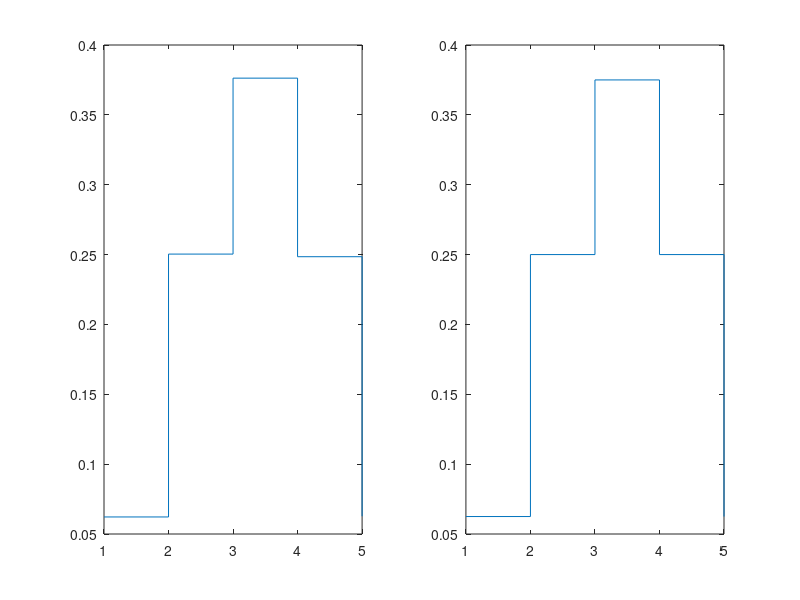

Here is the MATLAB script that generated this plot:

n_exp = 1e5;
x = [0 1 2 3 4]; # S(X)

exp = randi([0 1], 4, n_exp); #0-cara 1-coroa
fd = zeros(1, 5); #funçao distribuiçao

for(i=1:n_exp)
  fd(sum(exp(:, i))+1)++;
end

fd /= n_exp; # fd = nº vezes que sairam x coras / nº experiencias
subplot(1, 2, 1);
stairs(fd);

e_x = sum(x.*fd) # E[X] - Valor esperado / media
var_x = sum(x.^2.*fd) - e_x^2
desvio_padrao = sqrt(var_x)

#
# X é uma variável binomial
#
# F(k) = (combinaçoes n, k a k) * p_sucesso^k * (1-p_sucesso)^(n-k)
#

fd_def = zeros(1, 5);
n=4; #nº lançamentos
p=0.5; #p sucesso
for(x=0:n)
  fd_def(1, x+1) = nchoosek(n,x) * p^x * (1-p)^(n-x);
end
subplot(1, 2, 2);
stairs(fd_def);

p_1 = sum(fd_def(1, 3:end)) # p de obter pelo menos 2 coroas
p_2 = sum(fd_def(1, 1:2)) # p de obter ate uma coroa
p_3 = sum(fd_def(1, 2:4)) # p de obter entre 1 e 3 coroas
